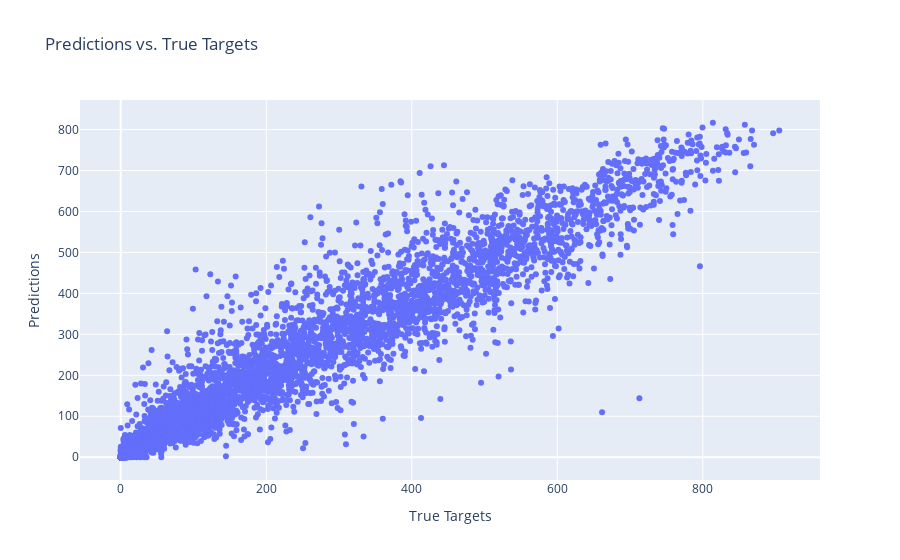

The notebook cell saved with this chart:
### Code cell
# Plot the predictions vs. true targets with Plotly
y_pred_numpy = y_pred
y_test_numpy = y_test_tensor.numpy()

fig = go.Figure()
fig.add_trace(go.Scatter(x=y_test_numpy.flatten(), y=y_pred_numpy.flatten(), mode='markers', name='Predictions'))

fig.update_layout(title='Predictions vs. True Targets',
                  xaxis_title='True Targets',
                  yaxis_title='Predictions')

fig.show()

### Figure 1 — Plotly figure (JSON) as saved in the notebook; plotly's stock layout.template omitted (floating-point values rounded to 4 significant figures; data arrays with more than 128 entries replaced by an {"elided": "..."} marker saying what was removed)
{"data": [{"mode": "markers", "name": "Predictions", "type": "scatter", "x": {"elided": "10187 float values"}, "y": {"elided": "10187 float values"}}], "layout": {"title": {"text": "Predictions vs. True Targets"}, "xaxis": {"title": {"text": "True Targets"}}, "yaxis": {"title": {"text": "Predictions"}}}}
